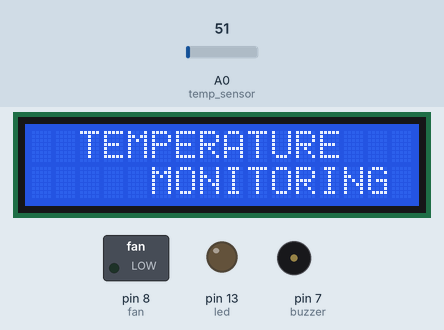
Simulated run of this sketch. Board: Arduino Uno, built with avr-gcc and run on an emulated ATmega328P. Parts: 16×2 character LCD, switched loads named in the sketch (green lamp = pin HIGH), output pins drawn as LEDs (lit = HIGH), buzzer (waves = sounding, pin HIGH). Inputs (shaded band) come from the test bench; at power-on: A0 (temp_sensor) = 51.

Above: at 0.9 s.
At 2.58 s:
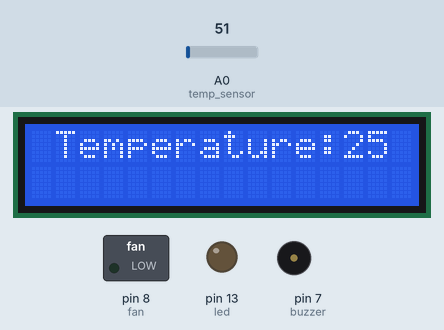
2.9 s: A0 (temp_sensor) set to 114
At 3.6 s:
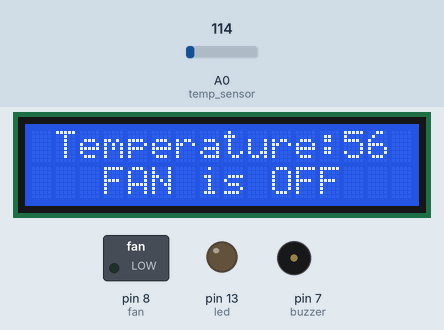
4.7 s: A0 (temp_sensor) set to 136
At 5.22 s:
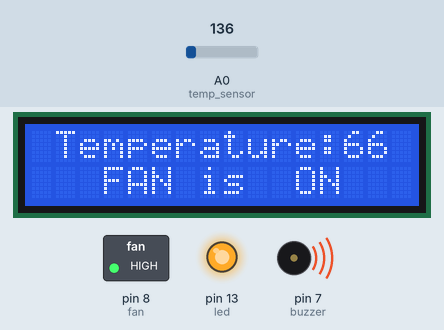
7.2 s: A0 (temp_sensor) set to 112
At 7.45 s:
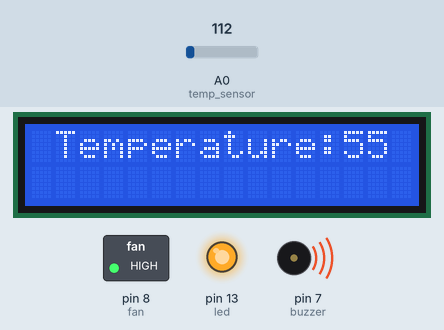
Timing chart, 0 to 10.2 s (numbered marks = the images above; inputs shaded):
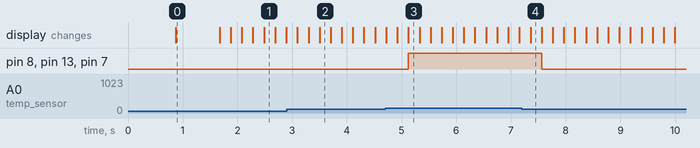

The sketch:

Temperature_monitoring_layout_code.ino
```cpp
#include <LiquidCrystal.h>
LiquidCrystal lcd(12, 11, 5, 4, 3, 2);
const int fan=8;
const int buzzer=7;
const int led=13;
const int temp_sensor= A0;
float temp_value;
void setup()
{
  Serial.begin(9600);
  pinMode(temp_sensor, INPUT);
  pinMode(led, OUTPUT);
  pinMode(fan, OUTPUT);
  pinMode(buzzer, OUTPUT);
  lcd.begin(16, 2);
  lcd.setCursor(3, 0);
  lcd.print("G  CHANDAN");
  lcd.setCursor(4, 1);
  lcd.print("PROJECTSS");
  delay(800);
  lcd.clear();
  lcd.setCursor(4, 0);
  lcd.print("PROJECT");
  lcd.setCursor(2, 0);
  lcd.print("TEMPERATURE");
  lcd.setCursor(5, 1);
  lcd.print("MONITORING");
  delay(800);
  lcd.clear();
}

void loop()
{
  temp_value=analogRead(temp_sensor)*0.00488*100;
  lcd.setCursor(1,0);
  lcd.print("Temperature:");
  lcd.print(temp_value,0);
  delay(200);
  if (temp_value >= 60)
  {
    digitalWrite(led,HIGH);
    digitalWrite(fan,HIGH);
    digitalWrite(buzzer,HIGH);
    lcd.setCursor(3,1);
    lcd.print("FAN is  ON");
    delay(200);
  }
  else
  {
    digitalWrite(led,LOW);
    digitalWrite(fan,LOW);
    digitalWrite(buzzer,LOW);
    lcd.setCursor(3,1);
    lcd.print("FAN is OFF");
    delay(200);
  }
  lcd.clear();
}
```

Measured:
- the behaviour switches between 122 and 123 on A0 (temp_sensor) (found by bisection; images 2 and 3)
- after the input at 2.9 s, the display: first differs from a run without the input after 0.40 s (image 2 shows a later state)
- after the input at 4.7 s, pin 8 (fan), pin 13 (led), pin 7 (buzzer): LOW → HIGH after 0.42 s; the display: first differs from a run without the input after 0.22 s (image 3 shows a later state)
- after the input at 7.2 s, pin 8 (fan), pin 13 (led), pin 7 (buzzer): HIGH → LOW after 0.36 s; the display: changes after 0.16 s (image 4)
- what the display in image 0 shows lasts 0.8 s, from 0.9 s to 1.7 s
